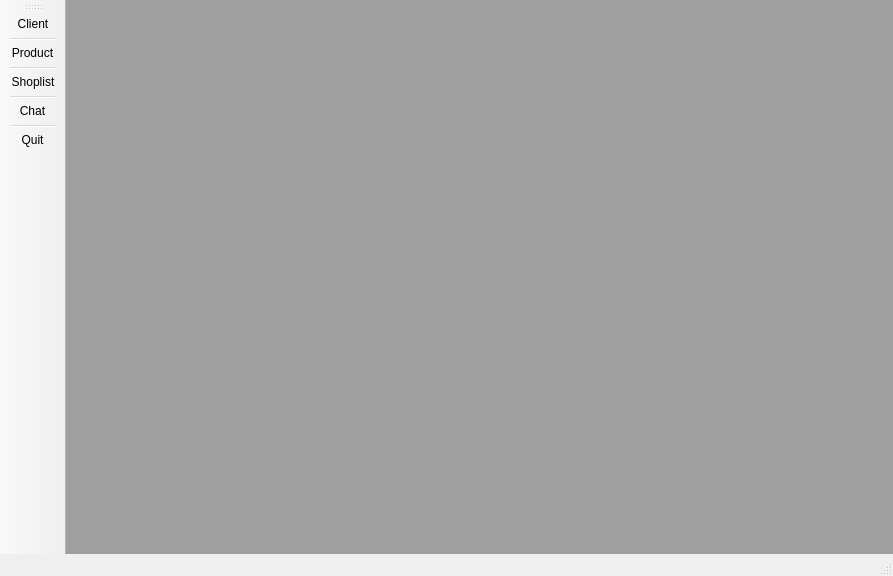
<?xml version="1.0" encoding="UTF-8"?>
<ui version="4.0">
 <class>MainWindow</class>
 <widget class="QMainWindow" name="MainWindow">
  <property name="geometry">
   <rect>
    <x>0</x>
    <y>0</y>
    <width>893</width>
    <height>576</height>
   </rect>
  </property>
  <property name="windowTitle">
   <string>MainWindow</string>
  </property>
  <widget class="QWidget" name="centralwidget">
   <layout class="QHBoxLayout" name="horizontalLayout">
    <property name="leftMargin">
     <number>0</number>
    </property>
    <property name="topMargin">
     <number>0</number>
    </property>
    <property name="rightMargin">
     <number>0</number>
    </property>
    <property name="bottomMargin">
     <number>0</number>
    </property>
    <item>
     <widget class="QMdiArea" name="mdiArea">
      <property name="viewMode">
       <enum>QMdiArea::TabbedView</enum>
      </property>
      <property name="documentMode">
       <bool>true</bool>
      </property>
      <property name="tabsClosable">
       <bool>false</bool>
      </property>
     </widget>
    </item>
   </layout>
  </widget>
  <widget class="QStatusBar" name="statusbar"/>
  <widget class="QToolBar" name="toolBar">
   <property name="sizePolicy">
    <sizepolicy hsizetype="Fixed" vsizetype="Preferred">
     <horstretch>0</horstretch>
     <verstretch>0</verstretch>
    </sizepolicy>
   </property>
   <property name="baseSize">
    <size>
     <width>0</width>
     <height>0</height>
    </size>
   </property>
   <property name="windowTitle">
    <string>toolBar</string>
   </property>
   <property name="iconSize">
    <size>
     <width>70</width>
     <height>70</height>
    </size>
   </property>
   <attribute name="toolBarArea">
    <enum>LeftToolBarArea</enum>
   </attribute>
   <attribute name="toolBarBreak">
    <bool>false</bool>
   </attribute>
   <addaction name="actionClient"/>
   <addaction name="separator"/>
   <addaction name="actionProduct"/>
   <addaction name="separator"/>
   <addaction name="actionShoplist"/>
   <addaction name="separator"/>
   <addaction name="actionChat"/>
   <addaction name="separator"/>
   <addaction name="actionQuit"/>
  </widget>
  <action name="actionQuit">
   <property name="text">
    <string>Quit</string>
   </property>
  </action>
  <action name="actionClient">
   <property name="text">
    <string>Client</string>
   </property>
   <property name="shortcut">
    <string>Ctrl+1</string>
   </property>
  </action>
  <action name="actionChat">
   <property name="text">
    <string>Chat</string>
   </property>
  </action>
  <action name="actionProduct">
   <property name="text">
    <string>Product</string>
   </property>
   <property name="shortcut">
    <string>Ctrl+2</string>
   </property>
  </action>
  <action name="actionShoplist">
   <property name="text">
    <string>Shoplist</string>
   </property>
   <property name="shortcut">
    <string>Ctrl+3</string>
   </property>
  </action>
 </widget>
 <resources/>
 <connections>
  <connection>
   <sender>actionQuit</sender>
   <signal>triggered()</signal>
   <receiver>MainWindow</receiver>
   <slot>close()</slot>
   <hints>
    <hint type="sourcelabel">
     <x>-1</x>
     <y>-1</y>
    </hint>
    <hint type="destinationlabel">
     <x>399</x>
     <y>299</y>
    </hint>
   </hints>
  </connection>
 </connections>
</ui>
